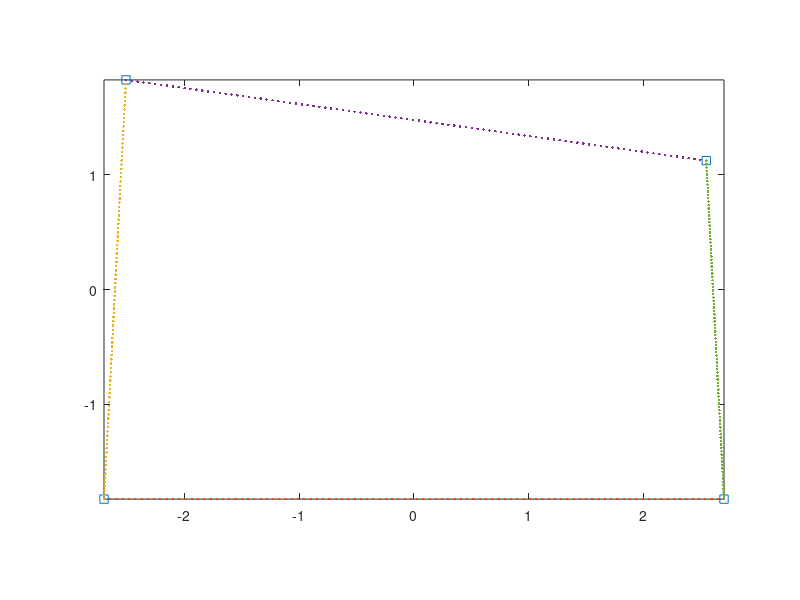

MATLAB code to generate this figure: (Note: this script raises an error after producing the figure.)
clear all
clc

%%
C=[-5.400/2 -sind(87)*3.656/2];
D=[5.400/2 -sind(87)*3.656/2];

A=[cosd(180-87),sind(180-87)]*2.952+D;
B=[cosd(87),sind(87)]*3.656+C;

xx=[A(1),B(1),C(1),D(1)];
yy=[A(2),B(2),C(2),D(2)];

clf
plot(xx,yy,'s-')
hold on
axis image

pAB=polyfit([A(1),B(1)],[A(2),B(2)],1);
pBC=polyfit([C(1),B(1)],[C(2),B(2)],1);
pCD=polyfit([C(1),D(1)],[C(2),D(2)],1);
pDA=polyfit([A(1),D(1)],[A(2),D(2)],1);

%%
F0={@(x) pCD(1).*x+pCD(2), @(x) pBC(1).*x+pBC(2), @(x) pAB(1).*x+pAB(2),@(x) pDA(1).*x+pDA(2)};
xx=[D(1),C(1),B(1),A(1)];
yy=[D(2),C(2),B(2),A(2)];
X0=xx+yy*i;

clf
plot(xx,yy,'s')
hold on
axis image

xx=[xx,xx(1)];
for k1=1:length(X0)
    xs=linspace(xx(k1),xx(k1+1),100);
    ys=F0{k1}(xs);
    plot(xs,ys,'.')
end

%%
N1=50; % Iteration time
N2=50; % Series order
N3=max(N2*8,500); % Number of corresponding points
N4=4; % Number of vertices
Lambda=0.6; % Iteration speed
eff=1e-3; % Efficiency

zC=Initialize(F0,X0,N4);

eta=linspace(0,1,5000);
zz=Boundary(eta);

clf 
plot(zz,'k')
axis image
hold on

for k1=round(linspace(1,5000,100))
    plot(zz(k1),'*k')
    pause(0.01)
end

plot(zC,'sr-','LineWidth',2)
[C,err]=ConformalSolve(zC,N1,N2,N3,Lambda,eff);

%%
H1=figure;
H1.Position=[10 10 400 400];
H2=axes;
H2.Position=[0,0,1,1];

omegau=C(end:-1:1).';
omegad=[1 0].';

ss=2;
tt=2.5;
W=8;

% color1=[0, 114, 178]/255;
color1=[213, 94, 0]/255;
% color1=[86, 180, 233]/255;

[rho,theta]=meshgrid(linspace(1,ss,4),linspace(0,2*pi,500));
rho=1./rho;
zeta=rho.*exp(i*theta);
z=(polyval(omegau,zeta)./(polyval(omegad,zeta)));

x1=real(z);
y1=imag(z);

[rho,theta]=meshgrid(linspace(1,ss,200),linspace(0,2*pi,13));
rho=1./rho;
zeta=rho.*exp(i*theta);
z=(polyval(omegau,zeta)./(polyval(omegad,zeta)));

x2=real(z);
y2=imag(z);

[rho,theta]=meshgrid(linspace(ss,tt,200),linspace(0,2*pi,13));
rho=1./rho;
zeta=rho.*exp(i*theta);
z=(polyval(omegau,zeta)./(polyval(omegad,zeta)));

x3=real(z);
y3=imag(z);

axis([-1 1 -1 1]*6.7)

h=fill(x1(:,end),y1(:,end),color1);
h.EdgeColor='none';

hold on

h=fill(x1(:,1),y1(:,1),'w');
h.EdgeColor='none';

plot(x1(:,1:end-1),y1(:,1:end-1),'w','LineWidth',W);
plot(x2',y2','w','LineWidth',W);
plot(x3',y3','color',color1,'LineWidth',W);

view([0 0 1])
axis image

axis([-1 1 -1 1]*6.7)

axis off






